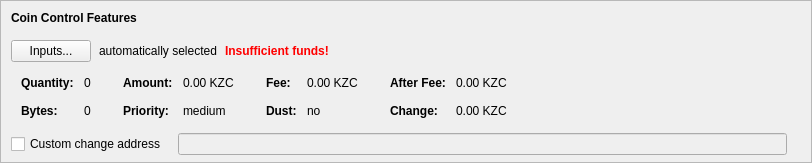
    <widget class="QFrame" name="frameCoinControl">
     <property name="sizePolicy">
      <sizepolicy hsizetype="Expanding" vsizetype="Expanding">
       <horstretch>0</horstretch>
       <verstretch>0</verstretch>
      </sizepolicy>
     </property>
     <property name="maximumSize">
      <size>
       <width>16777215</width>
       <height>16777215</height>
      </size>
     </property>
     <property name="frameShape">
      <enum>QFrame::StyledPanel</enum>
     </property>
     <property name="frameShadow">
      <enum>QFrame::Sunken</enum>
     </property>
     <layout class="QVBoxLayout" name="verticalLayoutCoinControl2">
      <property name="spacing">
       <number>0</number>
      </property>
      <property name="leftMargin">
       <number>0</number>
      </property>
      <property name="topMargin">
       <number>0</number>
      </property>
      <property name="rightMargin">
       <number>0</number>
      </property>
      <property name="bottomMargin">
       <number>6</number>
      </property>
      <item>
       <layout class="QVBoxLayout" name="verticalLayoutCoinControl" stretch="0,0,0,0,1">
        <property name="spacing">
         <number>0</number>
        </property>
        <property name="leftMargin">
         <number>10</number>
        </property>
        <property name="topMargin">
         <number>10</number>
        </property>
        <item>
         <layout class="QHBoxLayout" name="horizontalLayoutCoinControl1">
          <property name="bottomMargin">
           <number>15</number>
          </property>
          <item>
           <widget class="QLabel" name="labelCoinControlFeatures">
            <property name="sizePolicy">
             <sizepolicy hsizetype="Preferred" vsizetype="Maximum">
              <horstretch>0</horstretch>
              <verstretch>0</verstretch>
             </sizepolicy>
            </property>
            <property name="font">
             <font>
              <weight>75</weight>
              <bold>true</bold>
             </font>
            </property>
            <property name="styleSheet">
             <string notr="true">font-weight:bold;</string>
            </property>
            <property name="text">
             <string>Coin Control Features</string>
            </property>
           </widget>
          </item>
         </layout>
        </item>
        <item>
         <layout class="QHBoxLayout" name="horizontalLayoutCoinControl2" stretch="0,0,0,0">
          <property name="spacing">
           <number>8</number>
          </property>
          <property name="bottomMargin">
           <number>10</number>
          </property>
          <item>
           <widget class="QPushButton" name="pushButtonCoinControl">
            <property name="styleSheet">
             <string notr="true"/>
            </property>
            <property name="text">
             <string>Inputs...</string>
            </property>
            <property name="autoDefault">
             <bool>false</bool>
            </property>
           </widget>
          </item>
          <item>
           <widget class="QLabel" name="labelCoinControlAutomaticallySelected">
            <property name="text">
             <string>automatically selected</string>
            </property>
            <property name="margin">
             <number>5</number>
            </property>
           </widget>
          </item>
          <item>
           <widget class="QLabel" name="labelCoinControlInsuffFunds">
            <property name="font">
             <font>
              <weight>75</weight>
              <bold>true</bold>
             </font>
            </property>
            <property name="styleSheet">
             <string notr="true">color:red;font-weight:bold;</string>
            </property>
            <property name="text">
             <string>Insufficient funds!</string>
            </property>
            <property name="margin">
             <number>5</number>
            </property>
           </widget>
          </item>
          <item>
           <spacer name="horizontalSpacerCoinControl">
            <property name="orientation">
             <enum>Qt::Horizontal</enum>
            </property>
            <property name="sizeHint" stdset="0">
             <size>
              <width>40</width>
              <height>1</height>
             </size>
            </property>
           </spacer>
          </item>
         </layout>
        </item>
        <item>
         <widget class="QWidget" name="widgetCoinControl" native="true">
          <property name="sizePolicy">
           <sizepolicy hsizetype="Preferred" vsizetype="Preferred">
            <horstretch>0</horstretch>
            <verstretch>0</verstretch>
           </sizepolicy>
          </property>
          <property name="minimumSize">
           <size>
            <width>0</width>
            <height>0</height>
           </size>
          </property>
          <property name="styleSheet">
           <string notr="true"/>
          </property>
          <layout class="QHBoxLayout" name="horizontalLayoutCoinControl5">
           <property name="leftMargin">
            <number>0</number>
           </property>
           <property name="topMargin">
            <number>0</number>
           </property>
           <property name="rightMargin">
            <number>0</number>
           </property>
           <property name="bottomMargin">
            <number>0</number>
           </property>
           <item>
            <layout class="QHBoxLayout" name="horizontalLayoutCoinControl3" stretch="0,0,0,1">
             <property name="spacing">
              <number>20</number>
             </property>
             <property name="topMargin">
              <number>0</number>
             </property>
             <property name="bottomMargin">
              <number>10</number>
             </property>
             <item>
              <layout class="QFormLayout" name="formLayoutCoinControl1">
               <property name="horizontalSpacing">
                <number>10</number>
               </property>
               <property name="verticalSpacing">
                <number>14</number>
               </property>
               <property name="leftMargin">
                <number>10</number>
               </property>
               <property name="topMargin">
                <number>4</number>
               </property>
               <property name="rightMargin">
                <number>6</number>
               </property>
               <item row="0" column="0">
                <widget class="QLabel" name="labelCoinControlQuantityText">
                 <property name="font">
                  <font>
                   <weight>75</weight>
                   <bold>true</bold>
                  </font>
                 </property>
                 <property name="text">
                  <string>Quantity:</string>
                 </property>
                 <property name="margin">
                  <number>0</number>
                 </property>
                </widget>
               </item>
               <item row="0" column="1">
                <widget class="QLabel" name="labelCoinControlQuantity">
                 <property name="cursor">
                  <cursorShape>IBeamCursor</cursorShape>
                 </property>
                 <property name="contextMenuPolicy">
                  <enum>Qt::ActionsContextMenu</enum>
                 </property>
                 <property name="text">
                  <string notr="true">0</string>
                 </property>
                 <property name="margin">
                  <number>0</number>
                 </property>
                 <property name="textInteractionFlags">
                  <set>Qt::LinksAccessibleByMouse|Qt::TextSelectableByKeyboard|Qt::TextSelectableByMouse</set>
                 </property>
                </widget>
               </item>
               <item row="1" column="0">
                <widget class="QLabel" name="labelCoinControlBytesText">
                 <property name="font">
                  <font>
                   <weight>75</weight>
                   <bold>true</bold>
                  </font>
                 </property>
                 <property name="text">
                  <string>Bytes:</string>
                 </property>
                </widget>
               </item>
               <item row="1" column="1">
                <widget class="QLabel" name="labelCoinControlBytes">
                 <property name="cursor">
                  <cursorShape>IBeamCursor</cursorShape>
                 </property>
                 <property name="contextMenuPolicy">
                  <enum>Qt::ActionsContextMenu</enum>
                 </property>
                 <property name="text">
                  <string notr="true">0</string>
                 </property>
                 <property name="textInteractionFlags">
                  <set>Qt::LinksAccessibleByMouse|Qt::TextSelectableByKeyboard|Qt::TextSelectableByMouse</set>
                 </property>
                </widget>
               </item>
              </layout>
             </item>
             <item>
              <layout class="QFormLayout" name="formLayoutCoinControl2">
               <property name="horizontalSpacing">
                <number>10</number>
               </property>
               <property name="verticalSpacing">
                <number>14</number>
               </property>
               <property name="leftMargin">
                <number>6</number>
               </property>
               <property name="topMargin">
                <number>4</number>
               </property>
               <property name="rightMargin">
                <number>6</number>
               </property>
               <item row="0" column="0">
                <widget class="QLabel" name="labelCoinControlAmountText">
                 <property name="font">
                  <font>
                   <weight>75</weight>
                   <bold>true</bold>
                  </font>
                 </property>
                 <property name="text">
                  <string>Amount:</string>
                 </property>
                 <property name="margin">
                  <number>0</number>
                 </property>
                </widget>
               </item>
               <item row="0" column="1">
                <widget class="QLabel" name="labelCoinControlAmount">
                 <property name="cursor">
                  <cursorShape>IBeamCursor</cursorShape>
                 </property>
                 <property name="contextMenuPolicy">
                  <enum>Qt::ActionsContextMenu</enum>
                 </property>
                 <property name="text">
                  <string notr="true">0.00 KZC</string>
                 </property>
                 <property name="textInteractionFlags">
                  <set>Qt::LinksAccessibleByMouse|Qt::TextSelectableByKeyboard|Qt::TextSelectableByMouse</set>
                 </property>
                </widget>
               </item>
               <item row="1" column="0">
                <widget class="QLabel" name="labelCoinControlPriorityText">
                 <property name="font">
                  <font>
                   <weight>75</weight>
                   <bold>true</bold>
                  </font>
                 </property>
                 <property name="text">
                  <string>Priority:</string>
                 </property>
                </widget>
               </item>
               <item row="1" column="1">
                <widget class="QLabel" name="labelCoinControlPriority">
                 <property name="cursor">
                  <cursorShape>IBeamCursor</cursorShape>
                 </property>
                 <property name="contextMenuPolicy">
                  <enum>Qt::ActionsContextMenu</enum>
                 </property>
                 <property name="text">
                  <string>medium</string>
                 </property>
                 <property name="textInteractionFlags">
                  <set>Qt::LinksAccessibleByMouse|Qt::TextSelectableByKeyboard|Qt::TextSelectableByMouse</set>
                 </property>
                </widget>
               </item>
              </layout>
             </item>
             <item>
              <layout class="QFormLayout" name="formLayoutCoinControl3">
               <property name="horizontalSpacing">
                <number>10</number>
               </property>
               <property name="verticalSpacing">
                <number>14</number>
               </property>
               <property name="leftMargin">
                <number>6</number>
               </property>
               <property name="topMargin">
                <number>4</number>
               </property>
               <property name="rightMargin">
                <number>6</number>
               </property>
               <item row="0" column="0">
                <widget class="QLabel" name="labelCoinControlFeeText">
                 <property name="font">
                  <font>
                   <weight>75</weight>
                   <bold>true</bold>
                  </font>
                 </property>
                 <property name="text">
                  <string>Fee:</string>
                 </property>
                 <property name="margin">
                  <number>0</number>
                 </property>
                </widget>
               </item>
               <item row="0" column="1">
                <widget class="QLabel" name="labelCoinControlFee">
                 <property name="cursor">
                  <cursorShape>IBeamCursor</cursorShape>
                 </property>
                 <property name="contextMenuPolicy">
                  <enum>Qt::ActionsContextMenu</enum>
                 </property>
                 <property name="text">
                  <string notr="true">0.00 KZC</string>
                 </property>
                 <property name="textInteractionFlags">
                  <set>Qt::LinksAccessibleByMouse|Qt::TextSelectableByKeyboard|Qt::TextSelectableByMouse</set>
                 </property>
                </widget>
               </item>
               <item row="1" column="0">
                <widget class="QLabel" name="labelCoinControlLowOutputText">
                 <property name="font">
                  <font>
                   <weight>75</weight>
                   <bold>true</bold>
                  </font>
                 </property>
                 <property name="text">
                  <string>Dust:</string>
                 </property>
                </widget>
               </item>
               <item row="1" column="1">
                <widget class="QLabel" name="labelCoinControlLowOutput">
                 <property name="cursor">
                  <cursorShape>IBeamCursor</cursorShape>
                 </property>
                 <property name="contextMenuPolicy">
                  <enum>Qt::ActionsContextMenu</enum>
                 </property>
                 <property name="text">
                  <string>no</string>
                 </property>
                 <property name="textInteractionFlags">
                  <set>Qt::LinksAccessibleByMouse|Qt::TextSelectableByKeyboard|Qt::TextSelectableByMouse</set>
                 </property>
                </widget>
               </item>
              </layout>
             </item>
             <item>
              <layout class="QFormLayout" name="formLayoutCoinControl4">
               <property name="horizontalSpacing">
                <number>10</number>
               </property>
               <property name="verticalSpacing">
                <number>14</number>
               </property>
               <property name="leftMargin">
                <number>6</number>
               </property>
               <property name="topMargin">
                <number>4</number>
               </property>
               <property name="rightMargin">
                <number>6</number>
               </property>
               <item row="0" column="0">
                <widget class="QLabel" name="labelCoinControlAfterFeeText">
                 <property name="font">
                  <font>
                   <weight>75</weight>
                   <bold>true</bold>
                  </font>
                 </property>
                 <property name="text">
                  <string>After Fee:</string>
                 </property>
                 <property name="margin">
                  <number>0</number>
                 </property>
                </widget>
               </item>
               <item row="0" column="1">
                <widget class="QLabel" name="labelCoinControlAfterFee">
                 <property name="cursor">
                  <cursorShape>IBeamCursor</cursorShape>
                 </property>
                 <property name="contextMenuPolicy">
                  <enum>Qt::ActionsContextMenu</enum>
                 </property>
                 <property name="text">
                  <string notr="true">0.00 KZC</string>
                 </property>
                 <property name="textInteractionFlags">
                  <set>Qt::LinksAccessibleByMouse|Qt::TextSelectableByKeyboard|Qt::TextSelectableByMouse</set>
                 </property>
                </widget>
               </item>
               <item row="1" column="0">
                <widget class="QLabel" name="labelCoinControlChangeText">
                 <property name="font">
                  <font>
                   <weight>75</weight>
                   <bold>true</bold>
                  </font>
                 </property>
                 <property name="text">
                  <string>Change:</string>
                 </property>
                </widget>
               </item>
               <item row="1" column="1">
                <widget class="QLabel" name="labelCoinControlChange">
                 <property name="cursor">
                  <cursorShape>IBeamCursor</cursorShape>
                 </property>
                 <property name="contextMenuPolicy">
                  <enum>Qt::ActionsContextMenu</enum>
                 </property>
                 <property name="text">
                  <string notr="true">0.00 KZC</string>
                 </property>
                 <property name="textInteractionFlags">
                  <set>Qt::LinksAccessibleByMouse|Qt::TextSelectableByKeyboard|Qt::TextSelectableByMouse</set>
                 </property>
                </widget>
               </item>
              </layout>
             </item>
            </layout>
           </item>
          </layout>
         </widget>
        </item>
        <item>
         <layout class="QHBoxLayout" name="horizontalLayoutCoinControl4" stretch="0,0,0">
          <property name="spacing">
           <number>12</number>
          </property>
          <property name="sizeConstraint">
           <enum>QLayout::SetDefaultConstraint</enum>
          </property>
          <property name="topMargin">
           <number>5</number>
          </property>
          <property name="rightMargin">
           <number>5</number>
          </property>
          <item>
           <widget class="QCheckBox" name="checkBoxCoinControlChange">
            <property name="toolTip">
             <string>If this is activated, but the change address is empty or invalid, change will be sent to a newly generated address.</string>
            </property>
            <property name="text">
             <string>Custom change address</string>
            </property>
           </widget>
          </item>
          <item>
           <widget class="QValidatedLineEdit" name="lineEditCoinControlChange">
            <property name="enabled">
             <bool>false</bool>
            </property>
            <property name="sizePolicy">
             <sizepolicy hsizetype="Expanding" vsizetype="Fixed">
              <horstretch>0</horstretch>
              <verstretch>0</verstretch>
             </sizepolicy>
            </property>
           </widget>
          </item>
          <item>
           <widget class="QLabel" name="labelCoinControlChangeLabel">
            <property name="sizePolicy">
             <sizepolicy hsizetype="Preferred" vsizetype="Expanding">
              <horstretch>0</horstretch>
              <verstretch>0</verstretch>
             </sizepolicy>
            </property>
            <property name="minimumSize">
             <size>
              <width>0</width>
              <height>0</height>
             </size>
            </property>
            <property name="text">
             <string/>
            </property>
            <property name="margin">
             <number>3</number>
            </property>
           </widget>
          </item>
         </layout>
        </item>
        <item>
         <spacer name="verticalSpacerCoinControl">
          <property name="orientation">
           <enum>Qt::Vertical</enum>
          </property>
          <property name="sizeHint" stdset="0">
           <size>
            <width>800</width>
            <height>1</height>
           </size>
          </property>
         </spacer>
        </item>
       </layout>
      </item>
     </layout>
    </widget>
